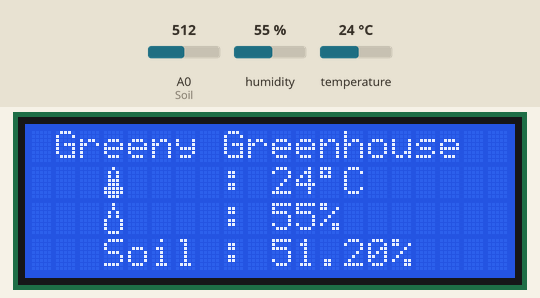
The sketch below on a simulated Arduino Uno, built with avr-gcc and run on an emulated ATmega328P. Parts: 20×4 character LCD. Inputs (shaded band) come from the test bench; at power-on: humidity 55 %, A0 (Soil) = 512, temperature 24 °C. What the sketch prints to the serial monitor is not drawn.

Above: at 3.2 s.
3.3 s: humidity set to 22 %
At 13.4 s:
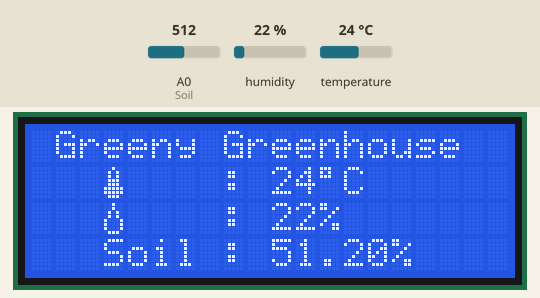
13.7 s: A0 (Soil) set to 716
At 23.1 s:
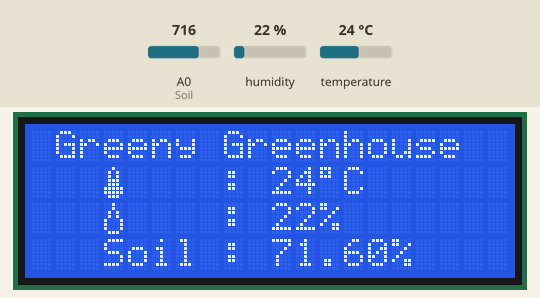
23.7 s: temperature set to 12 °C
At 32.8 s:
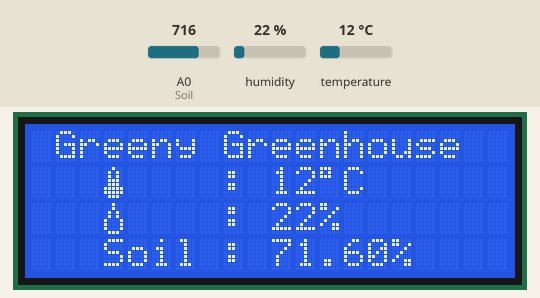
33.8 s: A0 (Soil) set to 900
At 43.5 s:
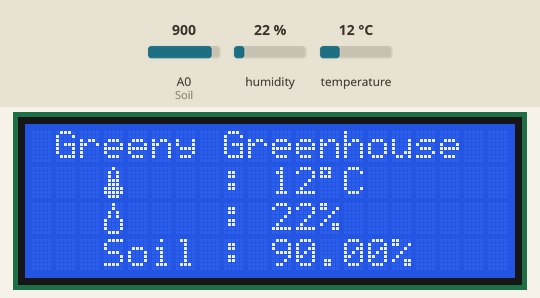
43.8 s: humidity set to 40 %
At 53.4 s:
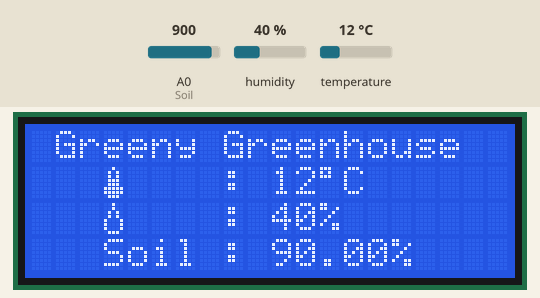
53.9 s: A0 (Soil) set to 1023
At 63.1 s:
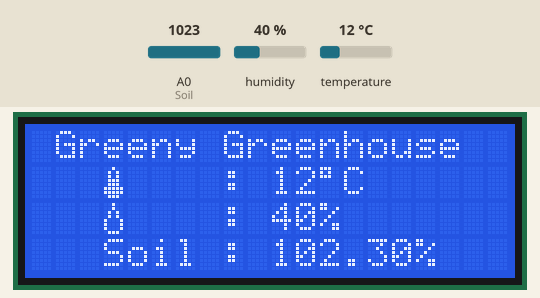
Timing chart, 0 to 64.6 s (numbered marks = the images above; inputs shaded):
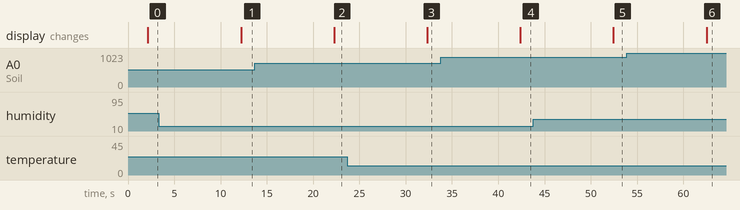

Measured:
- after the input at 3.3 s, the display: changes after 8.9 s (image 1)
- after the input at 13.7 s, the display: changes after 8.6 s (image 2)
- after the input at 23.7 s, the display: changes after 8.6 s (image 3)
- after the input at 33.8 s, the display: changes after 8.6 s (image 4)
- after the input at 43.8 s, the display: changes after 8.6 s (image 5)
- after the input at 53.9 s, the display: changes after 8.6 s (image 6)

The sketch:

Greeny_Arduino.ino
```cpp
/*Created by Khoirul Iman December 2015
  Greeny Smart Greenhouse Using Intel Galileo Gen 2 & Genuino Uno */
#include <Wire.h>
#include <LCD.h>
#include <LiquidCrystal_I2C.h>
#include <DHT.h>

#define DHTPIN 2
#define DHTTYPE DHT22
DHT dht(DHTPIN, DHTTYPE);

#define I2C_ADDR    0x27
#define BACKLIGHT_PIN     3
#define En_pin  2
#define Rw_pin  1
#define Rs_pin  0
#define D4_pin  4
#define D5_pin  5
#define D6_pin  6
#define D7_pin  7
int n = 1;

LiquidCrystal_I2C  lcd(I2C_ADDR,En_pin,Rw_pin,Rs_pin,D4_pin,D5_pin,D6_pin,D7_pin);

const int Soil = A0;
byte temp[8] =
{
    B00100,
    B01010,
    B01010,
    B01110,
    B01110,
    B11111,
    B11111,
    B01110
};
byte hum[8] =
{
    B00100,
    B00100,
    B01010,
    B01010,
    B10001,
    B10001,
    B10001,
    B01110,
};

void setup()
{
  Serial.begin(9600);
  dht.begin();
  lcd.begin (20,4);
  lcd.setBacklightPin(BACKLIGHT_PIN,POSITIVE);
  lcd.setBacklight(HIGH);
  lcd.home ();
  lcd.setCursor(2,0);
  lcd.print("Welcome To Greeny");
  lcd.setCursor(0,1);
  lcd.createChar(1,temp);
  lcd.createChar(2,hum);
  pinMode(Soil, INPUT);
 delay(2000);
}


void loop()
{
  float h = dht.readHumidity();
  float t = dht.readTemperature();
  float m = analogRead(Soil);
  m = m / 10 ;

  Serial.println(h);
  Serial.println(t);
  Serial.println(m);

  lcd.clear();
  lcd.setCursor(1,0);
  lcd.print("Greeny Greenhouse");
  lcd.setCursor(3, 1);
  lcd.write(1);
  lcd.setCursor(8,1);
  lcd.print(":");
  lcd.setCursor(10, 1);
  lcd.print(t,0);
  lcd.setCursor(12, 1);
  lcd.print((char)223);
  lcd.print("C");
  lcd.setCursor(3, 2);
  lcd.write(2);
  lcd.setCursor(8,2);
  lcd.print(":");
  lcd.setCursor(10,2);
  lcd.print(h,0);
  lcd.print("%");
  lcd.setCursor(3,3);
  lcd.print("Soil : ");
  lcd.setCursor(10,3);
  lcd.print(m);
  lcd.print("%");
  delay(10000);
}
```
